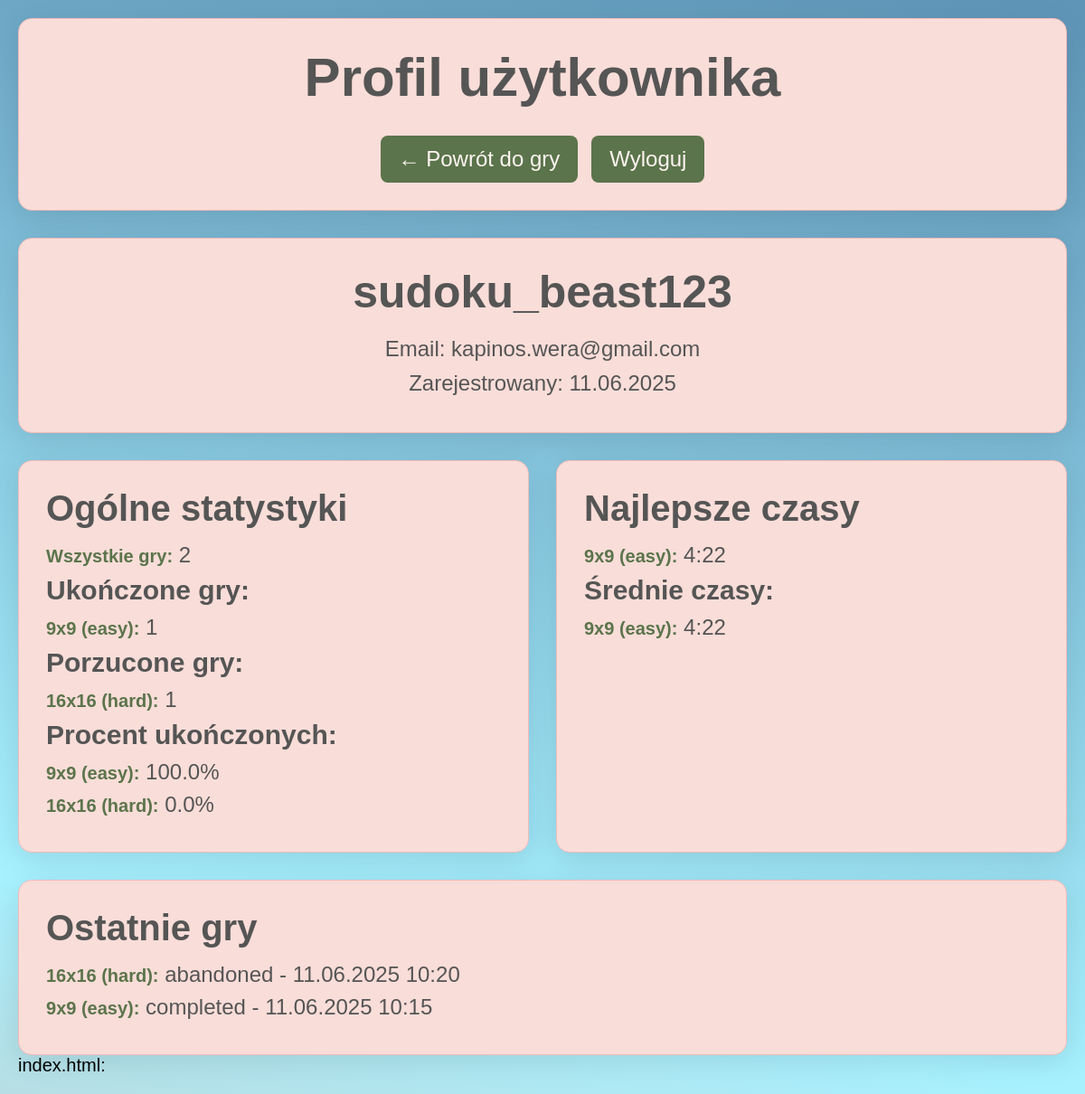
The page /profile (signed in) on the database as committed earlier.
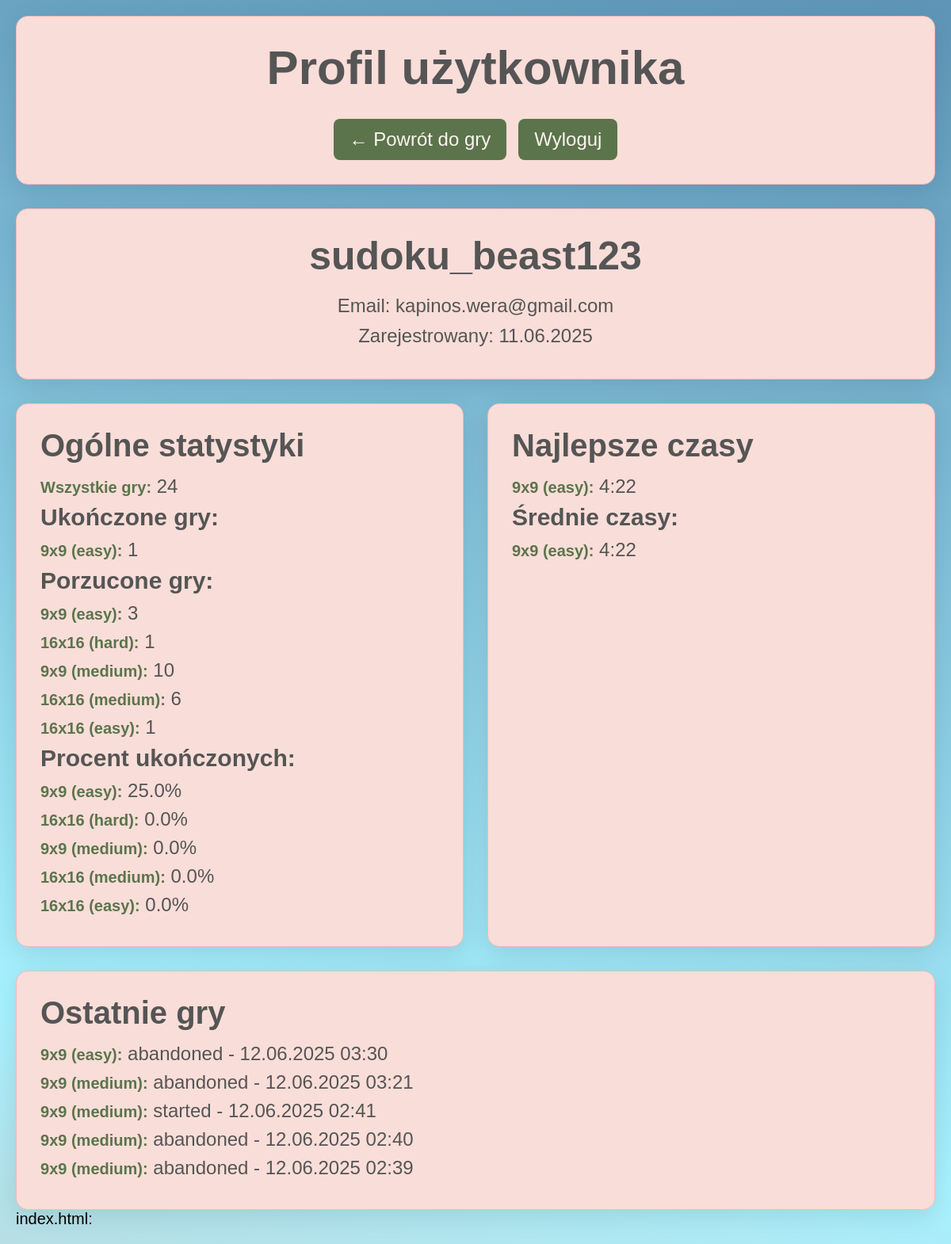
The same page on the database as committed later.
### app.py (models this page shows)
class SudokuBestScore(db.Model):
    __tablename__ = 'sudoku_best_scores'
    id = db.Column(db.Integer, primary_key=True)
    user_id = db.Column(db.Integer, db.ForeignKey('users.id'), nullable=False)
    board_size = db.Column(db.Integer, nullable=False)
    difficulty = db.Column(db.String(20), nullable=False)
    best_time_seconds = db.Column(db.Integer, nullable=False)
    achieved_at = db.Column(db.DateTime, default=datetime.utcnow)
    game_id = db.Column(db.Integer, db.ForeignKey('sudoku_games.id'), nullable=True)
    user = db.relationship('User', backref=db.backref('best_scores', lazy=True))
    game = db.relationship('SudokuGame')
    __table_args__ = (db.UniqueConstraint('user_id', 'board_size', 'difficulty'),)

class SudokuGame(db.Model):
    __tablename__ = 'sudoku_games'
    id = db.Column(db.Integer, primary_key=True)
    user_id = db.Column(db.Integer, db.ForeignKey('users.id'), nullable=False)
    board_size = db.Column(db.Integer, nullable=False)
    difficulty = db.Column(db.String(20), nullable=False)
    status = db.Column(db.String(20), nullable=False, default='started')  # started, completed, abandoned, failed
    time_seconds = db.Column(db.Integer, nullable=True)  # NULL jeśli nie ukończono
    started_at = db.Column(db.DateTime, default=datetime.utcnow)
    finished_at = db.Column(db.DateTime, nullable=True)
    moves_count = db.Column(db.Integer, default=0)
    hints_used = db.Column(db.Integer, default=0)
    user = db.relationship('User', backref=db.backref('games', lazy=True))

### app.py (the view)
@app.route('/profile')
@login_required
def profile():
    user_id = session['user_id']
    user = User.query.get(user_id)
    total_games = SudokuGame.query.filter_by(user_id=user_id).count()
    game_stats = {}
    distinct_games = db.session.query(
        SudokuGame.board_size,
        SudokuGame.difficulty
    ).filter_by(user_id=user_id).distinct().all()
    for board_size, difficulty in distinct_games:
        category = f"{board_size}x{board_size} ({difficulty})"
        category_games = SudokuGame.query.filter_by(
            user_id=user_id,
            board_size=board_size,
            difficulty=difficulty
        )
        total_in_category = category_games.count()
        completed_in_category = category_games.filter_by(status='completed').count()
        abandoned_in_category = category_games.filter_by(status='abandoned').count()
        completed_games_with_time = category_games.filter(
            SudokuGame.status == 'completed',
            SudokuGame.time_seconds.isnot(None)
        ).all()
        avg_time_seconds = 0
        if completed_games_with_time:
            total_time = sum(game.time_seconds for game in completed_games_with_time)
            avg_time_seconds = total_time // len(completed_games_with_time)
        completion_rate = round(completed_in_category / total_in_category * 100, 1) if total_in_category > 0 else 0
        game_stats[category] = {
            'total': total_in_category,
            'completed': completed_in_category,
            'abandoned': abandoned_in_category,
            'completion_rate': completion_rate,
            'avg_time_minutes': avg_time_seconds // 60,
            'avg_time_seconds': avg_time_seconds % 60
        }
    best_scores = SudokuBestScore.query.filter_by(user_id=user_id).all()
    recent_games = SudokuGame.query.filter_by(user_id=user_id).order_by(SudokuGame.started_at.desc()).limit(5).all()
    return render_template('profile.html',
                         user=user,
                         total_games=total_games,
                         game_stats=game_stats,
                         best_scores=best_scores,
                         recent_games=recent_games)

### app.py (called while the page is built)
def login_required(f):
    from functools import wraps
    @wraps(f)
    def decorated_function(*args, **kwargs):
        if 'user_id' not in session:
            flash('Musisz być zalogowany żeby uzyskać dostęp do tej strony.', 'error')
            return redirect(url_for('login'))
        return f(*args, **kwargs)
    return decorated_function

### templates/profile.html (shortened to what this page needs)
<!DOCTYPE html>
<html lang="pl">
<head>
    <link rel="stylesheet" href="{{ url_for('static', filename='css/profilestyle.css') }}">
</head>
<body>
    <div class="container">
        <header>
            <h1>Profil użytkownika</h1>
            <nav>
                <a href="{{ url_for('index') }}">← Powrót do gry</a>
                <a href="{{ url_for('logout') }}">Wyloguj</a>
            </nav>
        </header>
        <div class="profile-info">
            <h2>{{ user.username }}</h2>
            <p>Email: {{ user.email }}</p>
            <p>Zarejestrowany: {{ user.created_at.strftime('%d.%m.%Y') }}</p>
        </div>
        <div class="stats-grid">
            <div class="stat-card">
                <h3>Ogólne statystyki</h3>
                <p><strong>Wszystkie gry:</strong> {{ total_games }}</p>
                <h4>Ukończone gry:</h4>
                {% if game_stats %}
                    {% for category, stats in game_stats.items() %}
                        {% if stats.completed > 0 %}
                            <p><strong>{{ category }}:</strong> {{ stats.completed }}</p>
                        {% endif %}
                    {% endfor %}
                {% else %}
                    <p>Brak ukończonych gier</p>
                {% endif %}
                <h4>Porzucone gry:</h4>
                {% if game_stats %}
                    {% for category, stats in game_stats.items() %}
                        {% if stats.abandoned > 0 %}
                            <p><strong>{{ category }}:</strong> {{ stats.abandoned }}</p>
                        {% endif %}
                    {% endfor %}
                {% else %}
                    <p>Brak porzuconych gier</p>
                {% endif %}
                <h4>Procent ukończonych:</h4>
                {% if game_stats %}
                    {% for category, stats in game_stats.items() %}
                        <p><strong>{{ category }}:</strong> {{ stats.completion_rate }}%</p>
                    {% endfor %}
                {% endif %}
            </div>
            <div class="stat-card">
                <h3>Najlepsze czasy</h3>
                {% if best_scores %}
                    {% for score in best_scores %}
                        <p><strong>{{ score.board_size }}x{{ score.board_size }} ({{ score.difficulty }}):</strong>
                           {{ score.best_time_seconds // 60 }}:{{ '%02d'|format(score.best_time_seconds % 60) }}</p>
                    {% endfor %}
                {% else %}
                    <p>Brak ukończonych gier</p>
                {% endif %}
                <h4>Średnie czasy:</h4>
                {% if game_stats %}
                    {% for category, stats in game_stats.items() %}
                        {% if stats.completed > 0 %}
                            <p><strong>{{ category }}:</strong> {{ stats.avg_time_minutes }}:{{ '%02d'|format(stats.avg_time_seconds % 60) }}</p>
                        {% endif %}
                    {% endfor %}
                {% endif %}
            </div>
        </div>
        {% if recent_games %}
        <div class="stat-card">
            <h3>Ostatnie gry</h3>
            {% for game in recent_games %}
                <p><strong>{{ game.board_size }}x{{ game.board_size }} ({{ game.difficulty }}):</strong>
                   {{ game.status }} - {{ game.started_at.strftime('%d.%m.%Y %H:%M') }}</p>
            {% endfor %}
        </div>
        {% endif %}
    </div>
</body>
</html>

Rows that differ between the two databases and show on the page:
no longer on this page (row unchanged): SudokuGame: board_size "16", difficulty "hard", status "abandoned", started_at "11.06.2025 10:20"
no longer on this page (row unchanged): SudokuGame: board_size "9", difficulty "easy", status "completed", started_at "11.06.2025 10:15"
added SudokuGame: board_size "9", difficulty "easy", status "abandoned", started_at "12.06.2025 03:30"
added SudokuGame: board_size "9", difficulty "medium", status "abandoned", started_at "12.06.2025 03:21"
added SudokuGame: board_size "9", difficulty "medium", status "started", started_at "12.06.2025 02:41"
added SudokuGame: board_size "9", difficulty "medium", status "abandoned", started_at "12.06.2025 02:40"
added SudokuGame: board_size "9", difficulty "medium", status "abandoned", started_at "12.06.2025 02:39"
Other text that changed with them:
{{ total_games }}: "2" → "24"
new list line: "9x9 (easy) : 3"
new list line: "9x9 (medium) : 10"
new list line: "16x16 (medium) : 6"
new list line: "16x16 (easy) : 1"
new list line: "9x9 (easy) : 25.0 %"
new list line: "9x9 (medium) : 0.0 %"
new list line: "16x16 (medium) : 0.0 %"
new list line: "16x16 (easy) : 0.0 %"
list line gone: "9x9 (easy) : 100.0 %"
